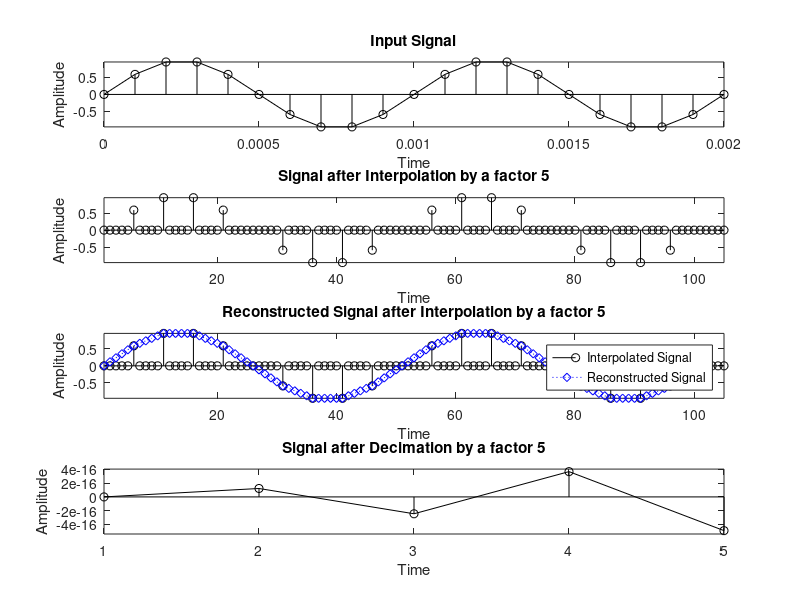

The MATLAB source for this figure:
%Decimation & Interpolation for a signal
disp('Decimation & Interpolation for a signal');
f = 1000;
fsamp = 10000;
t = 0:(1/fsamp):2/f;
x = sin(2*pi*f*t);
I = input('Enter the value of I: ');
D = input('Enter the value of D: ');

figure;
subplot(4,1,1); plot(t, x, 'k'); hold on;
stem(t, x, 'k'); xlabel('Time'); ylabel('Amplitude'); title('Input Signal'); axis tight;

q = length(x);
x1 = zeros(1, q * I);
k = 0;
for i = 1:q
    x1(i + k) = x(i);
    k = k + I - 1;
end
subplot(4,1,2); stem(x1, 'k');
xlabel('Time'); ylabel('Amplitude');
title(['Signal after Interpolation by a factor ' num2str(I)]); axis tight;

t1 = 0:(1/(I*fsamp)):2/f;
y1 = interp1(t, x, t1);
subplot(4,1,3); stem(x1, 'k'); hold on;
plot(y1, 'bd:'); xlabel('Time'); ylabel('Amplitude');
title(['Reconstructed Signal after Interpolation by a factor ' num2str(I)]); axis tight;
legend('Interpolated Signal', 'Reconstructed Signal');

k = 1;
x2 = zeros(1, ceil(q / D));
for i = 1:D:q
    x2(k) = x(i);
    k = k + 1;
end
subplot(4,1,4); stem(x2, 'k'); hold on;
plot(x2, 'k'); xlabel('Time'); ylabel('Amplitude');
title(['Signal after Decimation by a factor ' num2str(D)]); axis tight;

% Save PNG
saveas(gcf, 'decimation_interpolation_signal.png');
